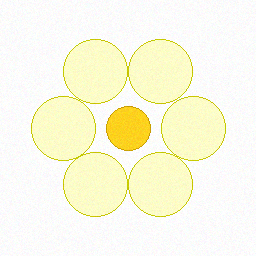
#> input picture data/flowers_dalle/dalle_daisy.png, 256 x 256 px
$ python -i setup_flowers_demo.py   (imports and definitions only)
#> lines starting #> are read from the running program, lines starting #| are printed output that depends on the picture
#> further down, picture is the input picture: PIL image 256x256 RGB; mean R, G, B 250.8, 249.8, 227.3
"""
One-time (idempotent) setup: reset flowers_corrupted demo to the intended state.

After running this:
  - data/flowers_corrupted/   → exactly 16 original images (no synthetic/augmented)
  - flowers_corrupted_features.csv → 20 rows: 16 real + 4 NaN (the cascade)
  - flowers_postfix_features.csv  → 20 rows: all filled (post-fix state)
  - flowers_dalle/                → 4 pre-generated PIL images (DALL-E placeholders)
  - flowers_corrupted_manifest.json
  - cache/flowers_corrupted.json  → quality numbers updated to reflect NaN rows

Run: python data/setup_flowers_demo.py
"""

import io
import json
import sys
from pathlib import Path

import numpy as np
import pandas as pd
from PIL import Image, ImageDraw

DATA_DIR   = Path(__file__).parent
FLOWERS_DIR = DATA_DIR / "flowers_corrupted"
DALLE_DIR   = DATA_DIR / "flowers_dalle"
MANIFEST    = DATA_DIR / "flowers_corrupted_manifest.json"
FEATURES    = DATA_DIR / "flowers_corrupted_features.csv"
POSTFIX     = DATA_DIR / "flowers_postfix_features.csv"
CACHE_JSON  = DATA_DIR / "cache" / "flowers_corrupted.json"

# The 4 images that were "deleted" in the corruption step.
# These filenames must NOT exist in flowers_corrupted/.
MISSING = [
    {"filename": "daisy_flower_003.png",     "flower_class": "daisy"},
    {"filename": "lavender_flower_007.png",  "flower_class": "lavender"},
    {"filename": "rose_flower_012.png",      "flower_class": "rose"},
    {"filename": "sunflower_flower_019.png", "flower_class": "sunflower"},
]

FEATURE_COLS = [f"feature_{i}" for i in range(96)]
META_COLS    = ["filename", "file_size_kb", "width_px", "height_px",
                "aspect_ratio", "mode", "format"]


# ---------------------------------------------------------------------------
# Helpers
# ---------------------------------------------------------------------------

def _hist_features(pil_img: Image.Image) -> list:
    """Color histogram: 3 channels × 32 bins = 96 features."""
    arr = np.array(pil_img.convert("RGB").resize((224, 224)))
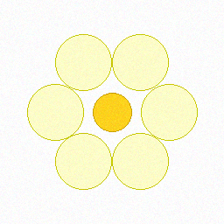
#> arr: shape (224, 224, 3); mean R, G, B 250.6, 249.6, 227.1
    feats = []
    for ch in range(3):
        hist, _ = np.histogram(arr[:, :, ch], bins=32, range=(0, 256))
        feats.extend(hist.tolist())
#> after the loop, feats = 96 values, max 43484 at index 31, min 0 at index 0, mean 1568
    return feats


# [240 lines left out: functions _make_flower_image, _img_to_b64, step_cleanup, step_manifest, step_features_csv, step_dalle_images and 2 more, not called in this run]


# ---------------------------------------------------------------------------
# Main
# ---------------------------------------------------------------------------

# [22 lines not run here, left out]

>>> from PIL import Image
>>> picture = Image.open('flowers_dalle/dalle_daisy.png')
>>> result = _hist_features(picture)
#> result has the same summary as feats in _hist_features

$ run again, on data/flowers_dalle/dalle_tulip.png
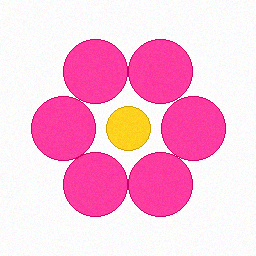
#> input picture data/flowers_dalle/dalle_tulip.png, 256 x 256 px
#> picture is the input picture: PIL image 256x256 RGB; mean R, G, B 250.8, 191.5, 217.4
#> in _hist_features, `arr = np.array(pil_img.convert("RGB").resize((224, 224)))`:
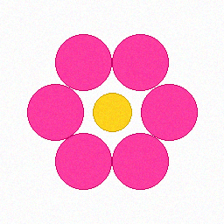
#> arr: shape (224, 224, 3); mean R, G, B 250.7, 191.4, 217.3
#> after the loop in _hist_features, `for ch in range(3):`: feats = 96 values, max 43482 at index 31, min 0 at index 0, mean 1568
#> result has the same summary as feats in _hist_features
